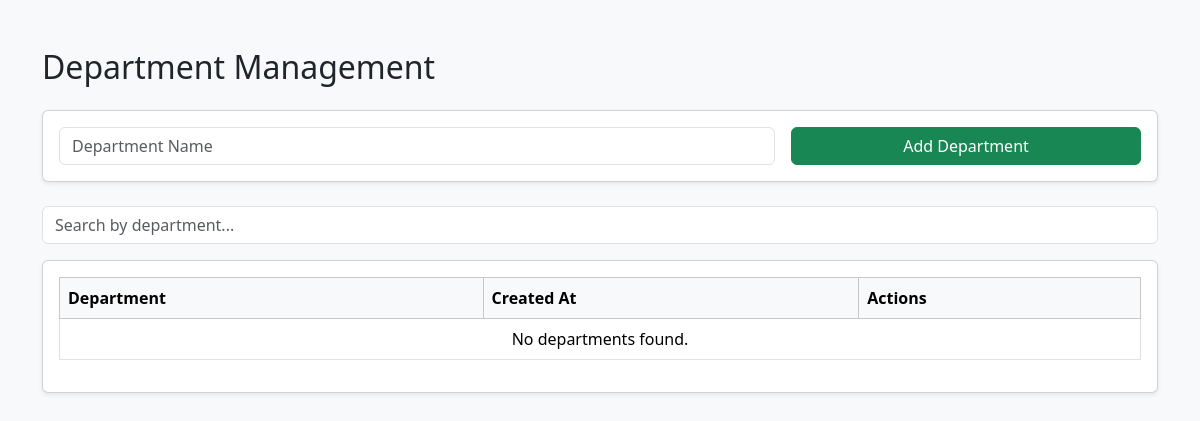
/tabs/admin/department.php, run on an earlier commit of the app's database.
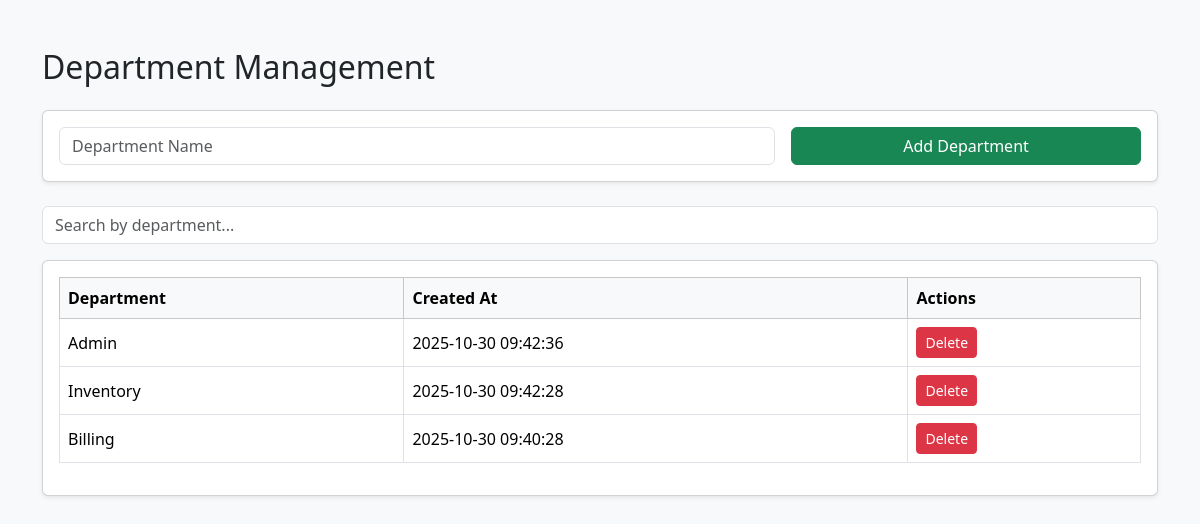
And on a later commit of the database.
### tables this page shows
CREATE TABLE `department` (
  `id` bigint(20) UNSIGNED NOT NULL,
  `department` varchar(255) NOT NULL,
  `created_at` timestamp NULL DEFAULT NULL,
  `updated_at` timestamp NULL DEFAULT NULL
);

### tabs/admin/department.php (the view, shortened to what this page needs)
<?php
include '../../database/db_connect.php';
$searchQuery = isset($_GET['search']) ? $_GET['search'] : '';
$sql = "SELECT * FROM department WHERE 1";
$sql .= " ORDER BY id DESC";
$stmt = $conn->prepare($sql);
$stmt->execute();
$departments = $stmt->get_result();
?>
<!DOCTYPE html>
<html lang="en">
<head>
<link href="https://cdn.jsdelivr.net/npm/bootstrap@5.3.2/dist/css/bootstrap.min.css" rel="stylesheet">
</head>
<body class="bg-light">
<div class="container mt-5">
    <h2 class="mb-4">Department Management</h2>
    <div class="card mb-4 shadow-sm">
        <div class="card-body">
            <form method="post" class="row g-3">
                <div class="col-md-8">
                    <input type="text" name="department" class="form-control" placeholder="Department Name" required>
                </div>
                <div class="col-md-4">
                    <button type="submit" name="add_department" class="btn btn-success w-100">Add Department</button>
                </div>
            </form>
        </div>
    </div>
    <div class="mb-3">
        <input type="text" id="searchBox" class="form-control" placeholder="Search by department..." value="<?= htmlspecialchars($searchQuery) ?>">
    </div>
    <div class="card shadow-sm">
        <div class="card-body">
            <table class="table table-bordered table-hover align-middle">
                <thead class="table-light">
                    <tr>
                        <th>Department</th>
                        <th>Created At</th>
                        <th>Actions</th>
                    </tr>
                </thead>
                <tbody>
                    <?php while($row = $departments->fetch_assoc()): ?>
                    <tr>
                        <td><?= htmlspecialchars($row['department']) ?></td>
                        <td><?= $row['created_at'] ?></td>
                        <td>
                            <a href="?delete_id=<?= $row['id'] ?>" class="btn btn-danger btn-sm" onclick="return confirm('Are you sure you want to delete this department?')">Delete</a>
                        </td>
                    </tr>
                    <?php endwhile; ?>
                    <?php if ($departments->num_rows == 0): ?>
                    <tr>
                        <td colspan="3" class="text-center">No departments found.</td>
                    </tr>
                    <?php endif; ?>
                </tbody>
            </table>
        </div>
    </div>
</div>
</body>
</html>

What changed in the data, as far as the page shows it:
added department: department "Admin", created_at "2025-10-30 09:42:36"
added department: department "Inventory", created_at "2025-10-30 09:42:28"
added department: department "Billing", created_at "2025-10-30 09:40:28"
Also different on the page:
text no longer shown: "No departments found."
